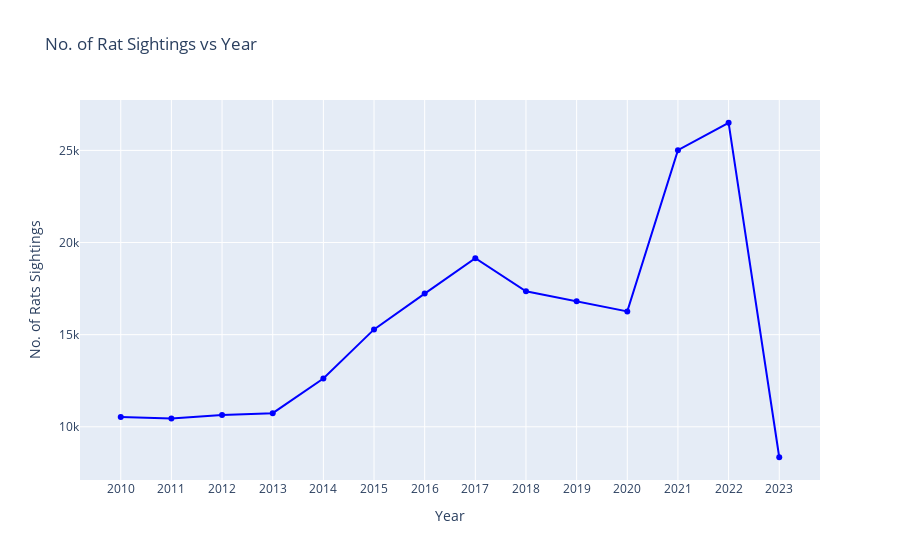

Source (notebook cell):
### Code cell
fig7 = go.Figure([go.Scatter(x=years, y=sightingsCountPerYear, marker_color='blue')],
                layout_title_text="No. of Rat Sightings vs Year")
fig7.update_xaxes(title_text="Year")
fig7.update_yaxes(title_text="No. of Rats Sightings")
fig7.show()

### Figure 1 — Plotly figure (JSON) as saved in the notebook; plotly's stock layout.template omitted (floating-point values rounded to 4 significant figures)
{"data": [{"marker": {"color": "blue"}, "type": "scatter", "x": ["2010", "2011", "2012", "2013", "2014", "2015", "2016", "2017", "2018", "2019", "2020", "2021", "2022", "2023"], "y": [10534, 10454, 10643, 10739, 12617, 15286, 17230, 19152, 17353, 16808, 16262, 25012, 26500, 8348]}], "layout": {"title": {"text": "No. of Rat Sightings vs Year"}, "xaxis": {"title": {"text": "Year"}}, "yaxis": {"title": {"text": "No. of Rats Sightings"}}}}
